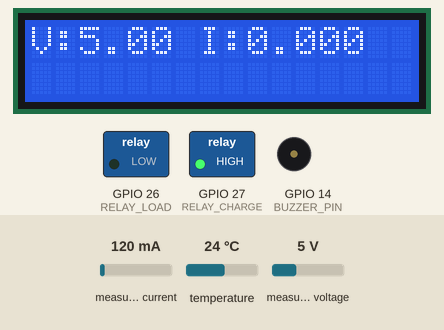
A sketch run on a simulated ESP32. Shown: 16×2 character LCD, switched loads named in the sketch (green lamp = pin HIGH), buzzer (waves = sounding, pin HIGH). The inputs (shaded band) are chosen by the test bench; at power-on: measured voltage 5 V, measured current 120 mA, temperature 24 °C. EEPROM starts erased; what the sketch prints to the serial monitor is not drawn.

Above: at 4.0 s.
4.1 s: measured voltage set to 4.5 V
At 5.9 s:
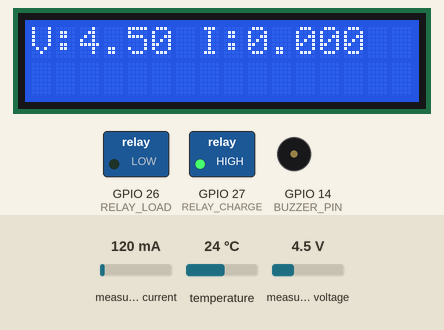
6.2 s: measured voltage set to 4 V
At 8.0 s:
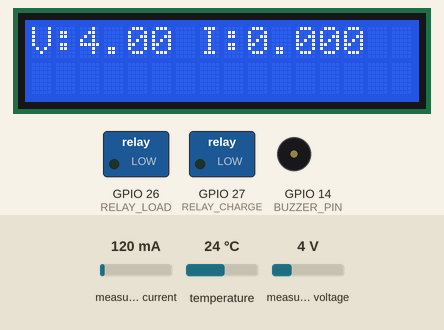
8.5 s: measured voltage set to 3.3 V
At 10.3 s:
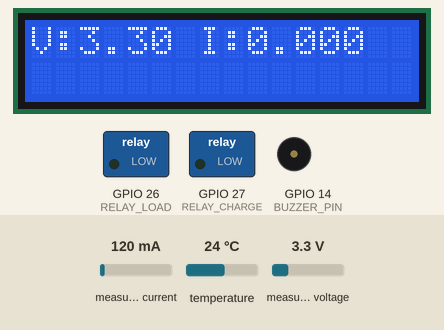
10.6 s: measured voltage set to 2.7 V
At 12.5 s:
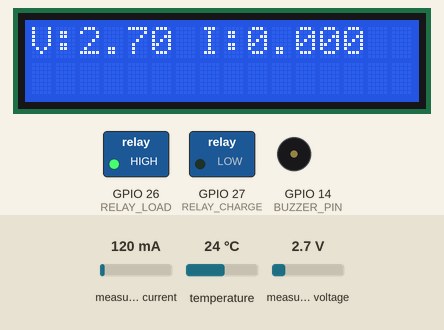
13.2 s: measured voltage set to 7.5 V
At 13.94 s:
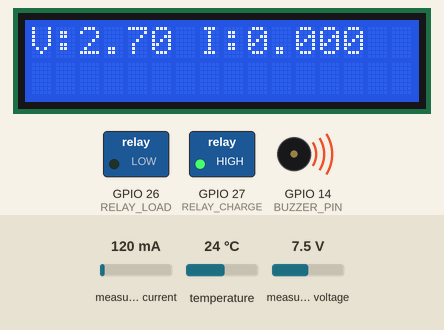
16.1 s: measured current set to 40 mA
At 16.84 s:
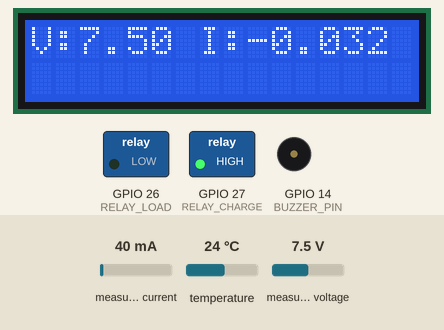
Timing chart, 0 to 19.1 s (numbered marks = the images above; inputs shaded):
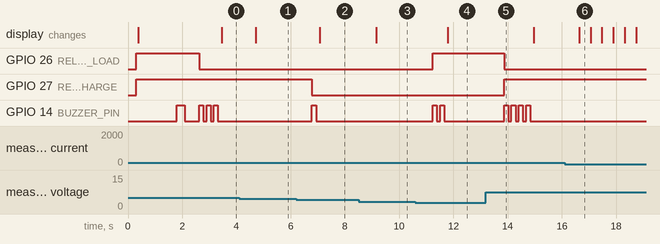

The sketch:

bms_code.ino
```cpp
// =============================================================
// BMS CODE (INA219 + DS18B20 + LCD + SOC + 2 RELAYS + BUZZER)
// Load Relay  -> GPIO 26
// Charge Relay -> GPIO 27
// Buzzer -> GPIO 14 (active buzzer)
// =============================================================

#include <Wire.h>
#include <Adafruit_INA219.h>
#include <OneWire.h>
#include <DallasTemperature.h>
#include <LiquidCrystal_I2C.h>
#include <Preferences.h>

// ---------------- Object Instantiation ----------------
Adafruit_INA219 ina219;
OneWire oneWire(4);               // DS18B20 data pin
DallasTemperature tempSensor(&oneWire);
LiquidCrystal_I2C lcd(0x27, 16, 2);
Preferences prefs;

// ---------------- Pin Definitions ----------------
#define RELAY_LOAD   26   // Load relay
#define RELAY_CHARGE 27   // Charger relay
#define BUZZER_PIN   14   // Active buzzer

// ---------------- Battery & BMS Settings ----------------
const float BAT_CAPACITY_mAh = 2000.0;
const float R_SHUNT = 0.05f;
const int OFFSET_SAMPLES = 200;
const unsigned long SAMPLE_MS = 1000;

// Safety limits
const float TEMP_CUTOFF  = 60.0;
const float TEMP_RESUME  = 50.0;

const float UV_CUTOFF = 3.00;
const float UV_RESUME = 3.20;

const float OV_CUTOFF = 4.25;
const float OV_RESUME = 4.15;

// ---------------- State Variables ----------------
float offset_mV = 0;
float ema_mV = 0;
float stored_mAh = -1;

unsigned long lastSample = 0;

bool lastLoadOFF   = false;
bool lastChargeOFF = false;

// ---------------- Helper Functions ----------------
float mV_to_mA(float mv) { return mv / R_SHUNT; }

float OCV_to_SOC(float V) {
  if (V >= 4.20) return 1.0;
  if (V <= 3.00) return 0.0;
  return (V - 3.00) / (4.20 - 3.00);
}

// Buzzer alert helper
void beep(int count, int duration = 150, int gap = 120) {
  for (int i = 0; i < count; i++) {
    digitalWrite(BUZZER_PIN, HIGH);
    delay(duration);
    digitalWrite(BUZZER_PIN, LOW);
    delay(gap);
  }
}

// Offset calibration (run with no load or charger)
void calibrateOffset() {
  Serial.println("Calibrating offset…");

  float sum = 0;
  for (int i = 0; i < OFFSET_SAMPLES; i++) {
    sum += ina219.getShuntVoltage_mV();
    delay(5);
  }
  offset_mV = sum / OFFSET_SAMPLES;
  ema_mV = 0;

  Serial.print("Offset set to: ");
  Serial.println(offset_mV, 6);
}

// =============================================================
//                          SETUP
// =============================================================
void setup() {
  Serial.begin(115200);
  delay(300);

  // Relay + Buzzer Setup
  pinMode(RELAY_LOAD, OUTPUT);
  pinMode(RELAY_CHARGE, OUTPUT);
  pinMode(BUZZER_PIN, OUTPUT);

  // Active LOW relays: HIGH = OFF
  digitalWrite(RELAY_LOAD, HIGH);
  digitalWrite(RELAY_CHARGE, HIGH);
  digitalWrite(BUZZER_PIN, LOW);

  // I2C + Sensors
  Wire.begin(21, 22);
  tempSensor.begin();
  tempSensor.setResolution(10);

  lcd.init();
  lcd.backlight();

  // INA219 startup
  if (!ina219.begin()) {
    Serial.println("INA219 NOT FOUND!");
    while (1);
  }

  ina219.setCalibration_32V_2A();

  prefs.begin("bms", false);
  stored_mAh = prefs.getFloat("stored_mAh", -1);
  prefs.end();

  // Calibrate offset (NO load, NO charger)
  calibrateOffset();

  // If first boot, estimate SOC from OCV
  if (stored_mAh < 0) {
    float V_init = ina219.getBusVoltage_V();
    stored_mAh = BAT_CAPACITY_mAh * OCV_to_SOC(V_init);
  }

  lastSample = millis();

  // Startup beep
  beep(1, 300);
}

// =============================================================
//                          LOOP
// =============================================================
void loop() {

  // ---------------- Read Sensors ----------------
  float V = ina219.getBusVoltage_V();
  float raw_mV = ina219.getShuntVoltage_mV();
  float corrected_mV = raw_mV - offset_mV;

  // EMA smoothing
  ema_mV = 0.2 * corrected_mV + 0.8 * ema_mV;

  // Current (positive = charging, negative = discharging)
  float I_mA = mV_to_mA(ema_mV);

  // Temperature
  tempSensor.requestTemperatures();
  delay(200);
  float tempC = tempSensor.getTempCByIndex(0);
  if (tempC < -40 || tempC > 125) tempC = -99;

  // ---------------- Coulomb Counting ----------------
  unsigned long now = millis();
  if (now - lastSample >= SAMPLE_MS) {
    float dt_h = (now - lastSample) / 3600000.0;
    stored_mAh += I_mA * dt_h;
    stored_mAh = constrain(stored_mAh, 0.0f, BAT_CAPACITY_mAh);
    lastSample = now;
  }

  float SOC = (stored_mAh / BAT_CAPACITY_mAh) * 100.0;

  // =============================================================
  //                          RELAY LOGIC
  // =============================================================

  bool loadOFF = false;
  bool chargeOFF = false;

  // -------- LOAD RELAY TRIGGERS --------
  if (tempC > TEMP_CUTOFF) loadOFF = true;
  if (V < UV_CUTOFF)       loadOFF = true;

  // Safe restore
  if (V > UV_RESUME && tempC < TEMP_RESUME) loadOFF = false;

  digitalWrite(RELAY_LOAD, loadOFF ? HIGH : LOW);

  // -------- CHARGER RELAY TRIGGERS --------
  if (tempC > TEMP_CUTOFF) chargeOFF = true;
  if (V > OV_CUTOFF)       chargeOFF = true;

  // Safe restore
  if (V < OV_RESUME && tempC < TEMP_RESUME) chargeOFF = false;

  digitalWrite(RELAY_CHARGE, chargeOFF ? HIGH : LOW);

  // =============================================================
  //                  RELAY STATE CHANGE ALERTS
  // =============================================================

  if (loadOFF != lastLoadOFF) {
    if (loadOFF)
      Serial.println(">>> LOAD RELAY ACTIVATED (Load Disconnected)");
    else
      Serial.println(">>> LOAD RELAY RESTORED (Load Connected)");

    beep(loadOFF ? 2 : 1);
    lastLoadOFF = loadOFF;
  }

  if (chargeOFF != lastChargeOFF) {
    if (chargeOFF)
      Serial.println(">>> CHARGER RELAY ACTIVATED (Charging Disabled)");
    else
      Serial.println(">>> CHARGER RELAY RESTORED (Charging Enabled)");

    beep(chargeOFF ? 3 : 1);
    lastChargeOFF = chargeOFF;
  }

  // =============================================================
  //                     SERIAL PRINT
  // =============================================================
  Serial.print("V:"); Serial.print(V,3);
  Serial.print(" I:"); Serial.print(I_mA,2);
  Serial.print(" SOC:"); Serial.print(SOC,1);
  Serial.print(" Temp:"); Serial.print(tempC);

  Serial.print(" LoadRelay:");
  Serial.print(loadOFF ? "OFF" : "ON");

  Serial.print(" ChargeRelay:");
  Serial.println(chargeOFF ? "OFF" : "ON");

  // =============================================================
  //                     LCD DISPLAY
  // =============================================================
  lcd.setCursor(0,0);
  lcd.print("V:"); lcd.print(V,2);
  lcd.print(" I:");
  lcd.print(I_mA/1000.0,3);


  }
```

Measured:
- the behaviour switches between 4.3 and 4.2 V on measured voltage (found by bisection; images 1 and 2)
- the behaviour switches between 3 and 2.9 V on measured voltage (found by bisection; images 3 and 4)
- after the input at 4.1 s, the display: changes after 0.60 s (image 1)
- after the input at 6.2 s, GPIO 27 (RELAY_CHARGE): HIGH → LOW after 0.58 s; GPIO 14 (BUZZER_PIN): LOW → HIGH after 0.58 s, → LOW 0.15 s later; the display: changes after 0.87 s (image 2)
- after the input at 8.5 s, the display: changes after 0.66 s (image 3)
- after the input at 10.6 s, GPIO 26 (RELAY_LOAD): LOW → HIGH after 0.64 s; GPIO 14 (BUZZER_PIN): alternates HIGH for 0.15 s and LOW for 0.12 s, 4 changes in all, then stays LOW, starting after 0.64 s; the display: changes after 1.2 s (image 4)
- after the input at 13.2 s, GPIO 26 (RELAY_LOAD): HIGH → LOW after 0.67 s; GPIO 27 (RELAY_CHARGE): LOW → HIGH after 0.67 s; GPIO 14 (BUZZER_PIN): alternates HIGH for 0.15 s and LOW for 0.12 s, 8 changes in all, then stays LOW, starting after 0.67 s
- after the input at 16.1 s, the display: changes after 0.54 s (image 6)
